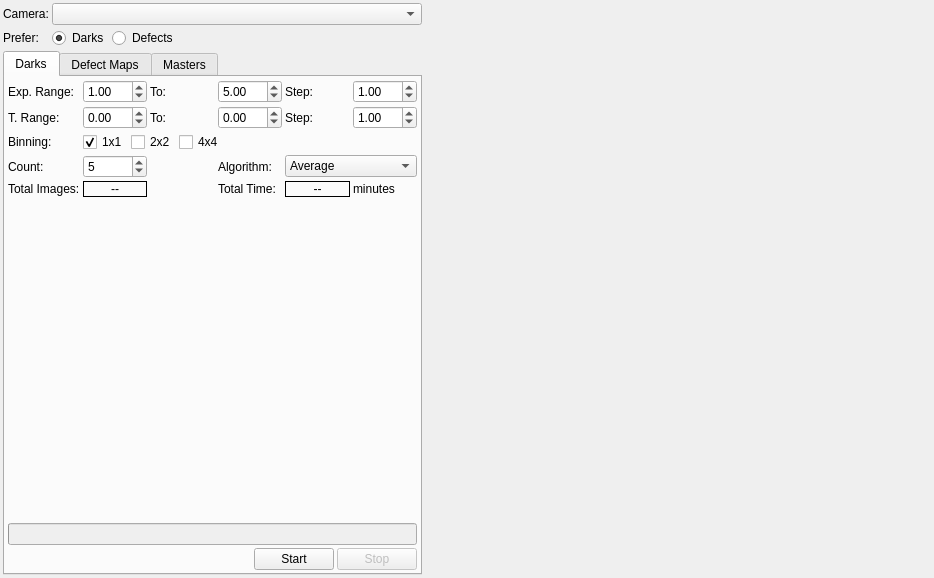
<?xml version="1.0" encoding="UTF-8"?>
<ui version="4.0">
 <class>DarkLibrary</class>
 <widget class="QWidget" name="DarkLibrary">
  <property name="geometry">
   <rect>
    <x>0</x>
    <y>0</y>
    <width>934</width>
    <height>578</height>
   </rect>
  </property>
  <property name="windowTitle">
   <string>Dark Library</string>
  </property>
  <layout class="QVBoxLayout" name="mainLayout">
   <property name="spacing">
    <number>3</number>
   </property>
   <property name="leftMargin">
    <number>3</number>
   </property>
   <property name="topMargin">
    <number>3</number>
   </property>
   <property name="rightMargin">
    <number>3</number>
   </property>
   <property name="bottomMargin">
    <number>3</number>
   </property>
   <item>
    <layout class="QHBoxLayout" name="horizontalLayout_10" stretch="1,2">
     <item>
      <layout class="QVBoxLayout" name="leftLayout">
       <item>
        <layout class="QHBoxLayout" name="horizontalLayout_9">
         <item>
          <layout class="QVBoxLayout" name="verticalLayout_2">
           <item>
            <widget class="QLabel" name="label_25">
             <property name="sizePolicy">
              <sizepolicy hsizetype="Preferred" vsizetype="Preferred">
               <horstretch>0</horstretch>
               <verstretch>0</verstretch>
              </sizepolicy>
             </property>
             <property name="text">
              <string>Camera:</string>
             </property>
            </widget>
           </item>
           <item>
            <widget class="QLabel" name="label_27">
             <property name="text">
              <string>Prefer:</string>
             </property>
            </widget>
           </item>
          </layout>
         </item>
         <item>
          <layout class="QVBoxLayout" name="verticalLayout_5">
           <item>
            <layout class="QHBoxLayout" name="horizontalLayout_8">
             <item>
              <widget class="QComboBox" name="cameraS">
               <property name="sizePolicy">
                <sizepolicy hsizetype="MinimumExpanding" vsizetype="Fixed">
                 <horstretch>0</horstretch>
                 <verstretch>0</verstretch>
                </sizepolicy>
               </property>
              </widget>
             </item>
            </layout>
           </item>
           <item>
            <layout class="QHBoxLayout" name="horizontalLayout_7">
             <item>
              <widget class="QRadioButton" name="preferDarksRadio">
               <property name="toolTip">
                <string>For the selected camera, remove noise by means of dark frame substraction.</string>
               </property>
               <property name="text">
                <string>Darks</string>
               </property>
               <property name="checked">
                <bool>true</bool>
               </property>
               <attribute name="buttonGroup">
                <string notr="true">darkHandlingButtonGroup</string>
               </attribute>
              </widget>
             </item>
             <item>
              <widget class="QRadioButton" name="preferDefectsRadio">
               <property name="toolTip">
                <string>For the selected camera, remove noise by means of defect map filtering.</string>
               </property>
               <property name="text">
                <string>Defects</string>
               </property>
               <attribute name="buttonGroup">
                <string notr="true">darkHandlingButtonGroup</string>
               </attribute>
              </widget>
             </item>
             <item>
              <spacer name="horizontalSpacer_6">
               <property name="orientation">
                <enum>Qt::Horizontal</enum>
               </property>
               <property name="sizeHint" stdset="0">
                <size>
                 <width>40</width>
                 <height>20</height>
                </size>
               </property>
              </spacer>
             </item>
            </layout>
           </item>
          </layout>
         </item>
        </layout>
       </item>
       <item>
        <widget class="QTabWidget" name="darkTabsWidget">
         <property name="currentIndex">
          <number>0</number>
         </property>
         <widget class="QWidget" name="darkTab">
          <attribute name="title">
           <string>Darks</string>
          </attribute>
          <layout class="QVBoxLayout" name="verticalLayout_3">
           <property name="spacing">
            <number>3</number>
           </property>
           <property name="leftMargin">
            <number>3</number>
           </property>
           <property name="topMargin">
            <number>3</number>
           </property>
           <property name="rightMargin">
            <number>3</number>
           </property>
           <property name="bottomMargin">
            <number>3</number>
           </property>
           <item>
            <layout class="QGridLayout" name="gridLayout">
             <property name="spacing">
              <number>3</number>
             </property>
             <item row="0" column="1">
              <widget class="QDoubleSpinBox" name="minExposureSpin">
               <property name="toolTip">
                <string>Minimum exposure time in seconds.</string>
               </property>
               <property name="minimum">
                <double>0.010000000000000</double>
               </property>
               <property name="maximum">
                <double>60.000000000000000</double>
               </property>
               <property name="value">
                <double>1.000000000000000</double>
               </property>
              </widget>
             </item>
             <item row="1" column="0">
              <widget class="QLabel" name="temperatureLabel">
               <property name="text">
                <string>T. Range:</string>
               </property>
              </widget>
             </item>
             <item row="3" column="0">
              <widget class="QLabel" name="label_12">
               <property name="text">
                <string>Count:</string>
               </property>
              </widget>
             </item>
             <item row="1" column="3">
              <widget class="QDoubleSpinBox" name="maxTemperatureSpin">
               <property name="minimum">
                <double>-50.000000000000000</double>
               </property>
               <property name="maximum">
                <double>20.000000000000000</double>
               </property>
               <property name="value">
                <double>0.000000000000000</double>
               </property>
              </widget>
             </item>
             <item row="3" column="1">
              <widget class="QSpinBox" name="countSpin">
               <property name="toolTip">
                <string>Captures per configuration. This number of images would be averaged to produce the master dark frame.</string>
               </property>
               <property name="minimum">
                <number>3</number>
               </property>
               <property name="maximum">
                <number>20</number>
               </property>
               <property name="value">
                <number>5</number>
               </property>
              </widget>
             </item>
             <item row="2" column="1" colspan="5">
              <layout class="QHBoxLayout" name="horizontalLayout_2">
               <property name="spacing">
                <number>3</number>
               </property>
               <item>
                <widget class="QCheckBox" name="bin1Check">
                 <property name="text">
                  <string>1x1</string>
                 </property>
                 <property name="checked">
                  <bool>true</bool>
                 </property>
                 <attribute name="buttonGroup">
                  <string notr="true">binningButtonGroup</string>
                 </attribute>
                </widget>
               </item>
               <item>
                <widget class="QCheckBox" name="bin2Check">
                 <property name="text">
                  <string>2x2</string>
                 </property>
                 <attribute name="buttonGroup">
                  <string notr="true">binningButtonGroup</string>
                 </attribute>
                </widget>
               </item>
               <item>
                <widget class="QCheckBox" name="bin4Check">
                 <property name="text">
                  <string>4x4</string>
                 </property>
                 <attribute name="buttonGroup">
                  <string notr="true">binningButtonGroup</string>
                 </attribute>
                </widget>
               </item>
               <item>
                <spacer name="horizontalSpacer_3">
                 <property name="orientation">
                  <enum>Qt::Horizontal</enum>
                 </property>
                 <property name="sizeHint" stdset="0">
                  <size>
                   <width>40</width>
                   <height>20</height>
                  </size>
                 </property>
                </spacer>
               </item>
              </layout>
             </item>
             <item row="0" column="5">
              <widget class="QDoubleSpinBox" name="exposureStepSin">
               <property name="toolTip">
                <string>Step size in seconds</string>
               </property>
               <property name="minimum">
                <double>0.500000000000000</double>
               </property>
               <property name="maximum">
                <double>20.000000000000000</double>
               </property>
               <property name="value">
                <double>1.000000000000000</double>
               </property>
              </widget>
             </item>
             <item row="0" column="0">
              <widget class="QLabel" name="label">
               <property name="text">
                <string>Exp. Range:</string>
               </property>
              </widget>
             </item>
             <item row="0" column="2">
              <widget class="QLabel" name="label_2">
               <property name="text">
                <string>To:</string>
               </property>
              </widget>
             </item>
             <item row="0" column="4">
              <widget class="QLabel" name="label_3">
               <property name="text">
                <string>Step:</string>
               </property>
              </widget>
             </item>
             <item row="0" column="3">
              <widget class="QDoubleSpinBox" name="maxExposureSpin">
               <property name="toolTip">
                <string>Maximum exposure time in seconds.</string>
               </property>
               <property name="minimum">
                <double>0.010000000000000</double>
               </property>
               <property name="maximum">
                <double>60.000000000000000</double>
               </property>
               <property name="value">
                <double>5.000000000000000</double>
               </property>
              </widget>
             </item>
             <item row="1" column="2">
              <widget class="QLabel" name="temperatureToLabel">
               <property name="text">
                <string>To:</string>
               </property>
              </widget>
             </item>
             <item row="1" column="5">
              <widget class="QDoubleSpinBox" name="temperatureStepSpin">
               <property name="minimum">
                <double>0.500000000000000</double>
               </property>
               <property name="maximum">
                <double>20.000000000000000</double>
               </property>
               <property name="value">
                <double>1.000000000000000</double>
               </property>
              </widget>
             </item>
             <item row="1" column="1">
              <widget class="QDoubleSpinBox" name="minTemperatureSpin">
               <property name="minimum">
                <double>-50.000000000000000</double>
               </property>
               <property name="maximum">
                <double>20.000000000000000</double>
               </property>
               <property name="value">
                <double>0.000000000000000</double>
               </property>
              </widget>
             </item>
             <item row="1" column="4">
              <widget class="QLabel" name="temperatureStepLabel">
               <property name="text">
                <string>Step:</string>
               </property>
              </widget>
             </item>
             <item row="2" column="0">
              <widget class="QLabel" name="label_11">
               <property name="text">
                <string>Binning:</string>
               </property>
              </widget>
             </item>
             <item row="3" column="3">
              <widget class="QLabel" name="label_5">
               <property name="text">
                <string>Algorithm:</string>
               </property>
              </widget>
             </item>
             <item row="3" column="4" colspan="2">
              <widget class="QComboBox" name="combinAlgorithmCombo">
               <item>
                <property name="text">
                 <string>Average</string>
                </property>
               </item>
              </widget>
             </item>
             <item row="4" column="3">
              <widget class="QLabel" name="label_13">
               <property name="text">
                <string>Total Time:</string>
               </property>
              </widget>
             </item>
             <item row="4" column="4">
              <widget class="QLabel" name="totalTime">
               <property name="toolTip">
                <string>Total estimated time until all dark frames are captured and processed.</string>
               </property>
               <property name="frameShape">
                <enum>QFrame::Box</enum>
               </property>
               <property name="text">
                <string>--</string>
               </property>
               <property name="alignment">
                <set>Qt::AlignCenter</set>
               </property>
              </widget>
             </item>
             <item row="4" column="5">
              <widget class="QLabel" name="label_14">
               <property name="text">
                <string>minutes</string>
               </property>
              </widget>
             </item>
             <item row="4" column="0">
              <widget class="QLabel" name="label_9">
               <property name="text">
                <string>Total Images:</string>
               </property>
              </widget>
             </item>
             <item row="4" column="1">
              <widget class="QLabel" name="totalImages">
               <property name="frameShape">
                <enum>QFrame::Box</enum>
               </property>
               <property name="text">
                <string>--</string>
               </property>
               <property name="alignment">
                <set>Qt::AlignCenter</set>
               </property>
              </widget>
             </item>
            </layout>
           </item>
           <item>
            <spacer name="verticalSpacer">
             <property name="orientation">
              <enum>Qt::Vertical</enum>
             </property>
             <property name="sizeHint" stdset="0">
              <size>
               <width>20</width>
               <height>144</height>
              </size>
             </property>
            </spacer>
           </item>
           <item>
            <widget class="QProgressBar" name="darkProgress">
             <property name="enabled">
              <bool>false</bool>
             </property>
             <property name="value">
              <number>0</number>
             </property>
             <property name="textVisible">
              <bool>false</bool>
             </property>
             <property name="invertedAppearance">
              <bool>false</bool>
             </property>
             <property name="format">
              <string>%v/%m</string>
             </property>
            </widget>
           </item>
           <item>
            <layout class="QHBoxLayout" name="horizontalLayout">
             <property name="spacing">
              <number>3</number>
             </property>
             <item>
              <spacer name="horizontalSpacer">
               <property name="orientation">
                <enum>Qt::Horizontal</enum>
               </property>
               <property name="sizeHint" stdset="0">
                <size>
                 <width>40</width>
                 <height>20</height>
                </size>
               </property>
              </spacer>
             </item>
             <item>
              <widget class="QPushButton" name="startB">
               <property name="text">
                <string>Start</string>
               </property>
              </widget>
             </item>
             <item>
              <widget class="QPushButton" name="stopB">
               <property name="enabled">
                <bool>false</bool>
               </property>
               <property name="text">
                <string>Stop</string>
               </property>
              </widget>
             </item>
            </layout>
           </item>
          </layout>
         </widget>
         <widget class="QWidget" name="defectMapsTab">
          <attribute name="title">
           <string>Defect Maps</string>
          </attribute>
          <layout class="QVBoxLayout" name="verticalLayout_4">
           <property name="spacing">
            <number>3</number>
           </property>
           <property name="leftMargin">
            <number>3</number>
           </property>
           <property name="topMargin">
            <number>3</number>
           </property>
           <property name="rightMargin">
            <number>3</number>
           </property>
           <property name="bottomMargin">
            <number>3</number>
           </property>
           <item>
            <layout class="QHBoxLayout" name="horizontalLayout_3">
             <property name="spacing">
              <number>3</number>
             </property>
             <item>
              <widget class="QLabel" name="label_4">
               <property name="text">
                <string>Master Dark:</string>
               </property>
              </widget>
             </item>
             <item>
              <widget class="QComboBox" name="masterDarksCombo">
               <property name="sizePolicy">
                <sizepolicy hsizetype="MinimumExpanding" vsizetype="Fixed">
                 <horstretch>0</horstretch>
                 <verstretch>0</verstretch>
                </sizepolicy>
               </property>
               <property name="minimumSize">
                <size>
                 <width>0</width>
                 <height>32</height>
                </size>
               </property>
              </widget>
             </item>
             <item>
              <spacer name="horizontalSpacer_5">
               <property name="orientation">
                <enum>Qt::Horizontal</enum>
               </property>
               <property name="sizeHint" stdset="0">
                <size>
                 <width>40</width>
                 <height>20</height>
                </size>
               </property>
              </spacer>
             </item>
            </layout>
           </item>
           <item>
            <widget class="QGroupBox" name="groupBox">
             <property name="title">
              <string>Info</string>
             </property>
             <layout class="QGridLayout" name="gridLayout_2">
              <property name="leftMargin">
               <number>3</number>
              </property>
              <property name="topMargin">
               <number>3</number>
              </property>
              <property name="rightMargin">
               <number>3</number>
              </property>
              <property name="bottomMargin">
               <number>3</number>
              </property>
              <property name="spacing">
               <number>3</number>
              </property>
              <item row="0" column="0">
               <widget class="QLabel" name="label_15">
                <property name="text">
                 <string>Time:</string>
                </property>
               </widget>
              </item>
              <item row="0" column="1">
               <widget class="QLabel" name="masterTime">
                <property name="frameShape">
                 <enum>QFrame::Box</enum>
                </property>
                <property name="midLineWidth">
                 <number>0</number>
                </property>
                <property name="text">
                 <string>--</string>
                </property>
                <property name="alignment">
                 <set>Qt::AlignCenter</set>
                </property>
               </widget>
              </item>
              <item row="0" column="2">
               <widget class="QLabel" name="label_16">
                <property name="text">
                 <string>Exposure:</string>
                </property>
               </widget>
              </item>
              <item row="0" column="3">
               <widget class="QLabel" name="masterExposure">
                <property name="frameShape">
                 <enum>QFrame::Box</enum>
                </property>
                <property name="text">
                 <string>--</string>
                </property>
                <property name="alignment">
                 <set>Qt::AlignCenter</set>
                </property>
               </widget>
              </item>
              <item row="1" column="0">
               <widget class="QLabel" name="label_17">
                <property name="text">
                 <string>Temperature:</string>
                </property>
               </widget>
              </item>
              <item row="1" column="1">
               <widget class="QLabel" name="masterTemperature">
                <property name="frameShape">
                 <enum>QFrame::Box</enum>
                </property>
                <property name="text">
                 <string>--</string>
                </property>
                <property name="alignment">
                 <set>Qt::AlignCenter</set>
                </property>
               </widget>
              </item>
              <item row="1" column="2">
               <widget class="QLabel" name="label_18">
                <property name="text">
                 <string>Mean:</string>
                </property>
               </widget>
              </item>
              <item row="1" column="3">
               <widget class="QLabel" name="masterMean">
                <property name="frameShape">
                 <enum>QFrame::Box</enum>
                </property>
                <property name="text">
                 <string>--</string>
                </property>
                <property name="alignment">
                 <set>Qt::AlignCenter</set>
                </property>
               </widget>
              </item>
              <item row="2" column="0">
               <widget class="QLabel" name="label_19">
                <property name="text">
                 <string>Median:</string>
                </property>
               </widget>
              </item>
              <item row="2" column="1">
               <widget class="QLabel" name="masterMedian">
                <property name="frameShape">
                 <enum>QFrame::Box</enum>
                </property>
                <property name="text">
                 <string>--</string>
                </property>
                <property name="alignment">
                 <set>Qt::AlignCenter</set>
                </property>
               </widget>
              </item>
              <item row="2" column="2">
               <widget class="QLabel" name="label_20">
                <property name="text">
                 <string>Std. Deviation:</string>
                </property>
               </widget>
              </item>
              <item row="2" column="3">
               <widget class="QLabel" name="masterDeviation">
                <property name="frameShape">
                 <enum>QFrame::Box</enum>
                </property>
                <property name="text">
                 <string>--</string>
                </property>
                <property name="alignment">
                 <set>Qt::AlignCenter</set>
                </property>
               </widget>
              </item>
             </layout>
            </widget>
           </item>
           <item>
            <widget class="QGroupBox" name="groupBox_2">
             <property name="title">
              <string>Bad Pixels</string>
             </property>
             <layout class="QGridLayout" name="gridLayout_4">
              <property name="leftMargin">
               <number>3</number>
              </property>
              <property name="topMargin">
               <number>3</number>
              </property>
              <property name="rightMargin">
               <number>3</number>
              </property>
              <property name="bottomMargin">
               <number>3</number>
              </property>
              <property name="spacing">
               <number>3</number>
              </property>
              <item row="0" column="0">
               <widget class="QLabel" name="label_21">
                <property name="text">
                 <string>Hot Pixels</string>
                </property>
               </widget>
              </item>
              <item row="1" column="3">
               <widget class="QSpinBox" name="coldPixelsCount">
                <property name="toolTip">
                 <string>Detected pixels after aggressiveness filter</string>
                </property>
                <property name="readOnly">
                 <bool>true</bool>
                </property>
                <property name="maximum">
                 <number>10000</number>
                </property>
               </widget>
              </item>
              <item row="1" column="0">
               <widget class="QLabel" name="label_22">
                <property name="text">
                 <string>Cold Pixels</string>
                </property>
               </widget>
              </item>
              <item row="1" column="5">
               <widget class="QCheckBox" name="coldPixelsEnabled">
                <property name="toolTip">
                 <string>Enable cold pixel detection in the master dark frame.</string>
                </property>
                <property name="text">
                 <string>Enabled</string>
                </property>
                <property name="checked">
                 <bool>true</bool>
                </property>
               </widget>
              </item>
              <item row="0" column="4">
               <layout class="QHBoxLayout" name="horizontalLayout_4">
                <property name="spacing">
                 <number>3</number>
                </property>
                <item>
                 <widget class="QSlider" name="aggresivenessHotSlider">
                  <property name="toolTip">
                   <string>Aggressiveness level. Increase value to include more hot pixels. Click Generate Map to execute.</string>
                  </property>
                  <property name="maximum">
                   <number>100</number>
                  </property>
                  <property name="singleStep">
                   <number>5</number>
                  </property>
                  <property name="value">
                   <number>75</number>
                  </property>
                  <property name="orientation">
                   <enum>Qt::Horizontal</enum>
                  </property>
                 </widget>
                </item>
                <item>
                 <widget class="QSpinBox" name="aggresivenessHotSpin">
                  <property name="maximum">
                   <number>100</number>
                  </property>
                  <property name="value">
                   <number>75</number>
                  </property>
                 </widget>
                </item>
               </layout>
              </item>
              <item row="0" column="5">
               <widget class="QCheckBox" name="hotPixelsEnabled">
                <property name="toolTip">
                 <string>Enable detection of hot pixels in the master dark frame.</string>
                </property>
                <property name="text">
                 <string>Enabled</string>
                </property>
                <property name="checked">
                 <bool>true</bool>
                </property>
               </widget>
              </item>
              <item row="1" column="4">
               <layout class="QHBoxLayout" name="horizontalLayout_5">
                <property name="spacing">
                 <number>3</number>
                </property>
                <item>
                 <widget class="QSlider" name="aggresivenessColdSlider">
                  <property name="toolTip">
                   <string>Aggressiveness level. Increase value to include more cold pixels.  Click Generate Map to execute.</string>
                  </property>
                  <property name="maximum">
                   <number>100</number>
                  </property>
                  <property name="singleStep">
                   <number>5</number>
                  </property>
                  <property name="value">
                   <number>75</number>
                  </property>
                  <property name="orientation">
                   <enum>Qt::Horizontal</enum>
                  </property>
                 </widget>
                </item>
                <item>
                 <widget class="QSpinBox" name="aggresivenessColdSpin">
                  <property name="maximum">
                   <number>100</number>
                  </property>
                  <property name="value">
                   <number>75</number>
                  </property>
                 </widget>
                </item>
               </layout>
              </item>
              <item row="0" column="3">
               <widget class="QSpinBox" name="hotPixelsCount">
                <property name="toolTip">
                 <string>Detected pixels after aggressiveness filter</string>
                </property>
                <property name="readOnly">
                 <bool>true</bool>
                </property>
                <property name="maximum">
                 <number>10000</number>
                </property>
               </widget>
              </item>
             </layout>
            </widget>
           </item>
           <item>
            <layout class="QHBoxLayout" name="horizontalLayout_6">
             <property name="spacing">
              <number>3</number>
             </property>
             <item>
              <widget class="QPushButton" name="resetMapParametersB">
               <property name="minimumSize">
                <size>
                 <width>0</width>
                 <height>32</height>
                </size>
               </property>
               <property name="toolTip">
                <string>Reset aggressiveness sliders to default values.</string>
               </property>
               <property name="text">
                <string>Reset</string>
               </property>
              </widget>
             </item>
             <item>
              <spacer name="horizontalSpacer_4">
               <property name="orientation">
                <enum>Qt::Horizontal</enum>
               </property>
               <property name="sizeHint" stdset="0">
                <size>
                 <width>40</width>
                 <height>20</height>
                </size>
               </property>
              </spacer>
             </item>
             <item>
              <widget class="QPushButton" name="generateMapB">
               <property name="minimumSize">
                <size>
                 <width>0</width>
                 <height>32</height>
                </size>
               </property>
               <property name="toolTip">
                <string>Detect hot and cold pixels within the aggressiveness threshold.</string>
               </property>
               <property name="text">
                <string>Generate Map</string>
               </property>
              </widget>
             </item>
             <item>
              <widget class="QPushButton" name="saveMapB">
               <property name="minimumSize">
                <size>
                 <width>32</width>
                 <height>32</height>
                </size>
               </property>
               <property name="maximumSize">
                <size>
                 <width>32</width>
                 <height>32</height>
                </size>
               </property>
               <property name="toolTip">
                <string>Save defect map to disk once the map results are satisfactory.</string>
               </property>
               <property name="text">
                <string/>
               </property>
               <property name="icon">
                <iconset theme="document-save">
                 <normaloff>.</normaloff>.</iconset>
               </property>
               <property name="iconSize">
                <size>
                 <width>28</width>
                 <height>28</height>
                </size>
               </property>
              </widget>
             </item>
            </layout>
           </item>
           <item>
            <widget class="FITSHistogramView" name="histogramView" native="true">
             <property name="enabled">
              <bool>false</bool>
             </property>
             <property name="sizePolicy">
              <sizepolicy hsizetype="MinimumExpanding" vsizetype="MinimumExpanding">
               <horstretch>0</horstretch>
               <verstretch>0</verstretch>
              </sizepolicy>
             </property>
             <property name="minimumSize">
              <size>
               <width>200</width>
               <height>100</height>
              </size>
             </property>
            </widget>
           </item>
          </layout>
         </widget>
         <widget class="QWidget" name="mastersTab">
          <attribute name="title">
           <string>Masters</string>
          </attribute>
          <layout class="QVBoxLayout" name="verticalLayout">
           <property name="spacing">
            <number>3</number>
           </property>
           <property name="leftMargin">
            <number>3</number>
           </property>
           <property name="topMargin">
            <number>3</number>
           </property>
           <property name="rightMargin">
            <number>3</number>
           </property>
           <property name="bottomMargin">
            <number>3</number>
           </property>
           <item>
            <layout class="QGridLayout" name="gridLayout_3">
             <property name="spacing">
              <number>3</number>
             </property>
             <item row="2" column="4">
              <widget class="QPushButton" name="clearRowB">
               <property name="toolTip">
                <string>Remove one row from the database and delete the associated dark frame from disk</string>
               </property>
               <property name="text">
                <string>Clear Row</string>
               </property>
              </widget>
             </item>
             <item row="2" column="0">
              <widget class="QLabel" name="label_7">
               <property name="toolTip">
                <string>Maximum acceptable difference between current and recorded dark frame temperature set point. When the difference exceeds this value, a new dark frame shall be captured for this set point.</string>
               </property>
               <property name="text">
                <string>T. Threshold:</string>
               </property>
              </widget>
             </item>
             <item row="2" column="6">
              <widget class="QPushButton" name="clearAllB">
               <property name="toolTip">
                <string>Remove all dark frames data and files</string>
               </property>
               <property name="text">
                <string>Clear All</string>
               </property>
              </widget>
             </item>
             <item row="2" column="2">
              <widget class="QLabel" name="label_8">
               <property name="text">
                <string>° C</string>
               </property>
              </widget>
             </item>
             <item row="0" column="0">
              <widget class="QLabel" name="label_6">
               <property name="toolTip">
                <string>Reuse dark frames from the dark library for this many days. If exceeded, a new dark frame shall be captured and stored for future use.</string>
               </property>
               <property name="text">
                <string>Dark Validity</string>
               </property>
              </widget>
             </item>
             <item row="0" column="3">
              <spacer name="horizontalSpacer_2">
               <property name="orientation">
                <enum>Qt::Horizontal</enum>
               </property>
               <property name="sizeHint" stdset="0">
                <size>
                 <width>40</width>
                 <height>20</height>
                </size>
               </property>
              </spacer>
             </item>
             <item row="2" column="1">
              <widget class="QDoubleSpinBox" name="kcfg_MaxDarkTemperatureDiff">
               <property name="minimum">
                <double>0.100000000000000</double>
               </property>
               <property name="maximum">
                <double>30.000000000000000</double>
               </property>
               <property name="singleStep">
                <double>0.100000000000000</double>
               </property>
               <property name="value">
                <double>0.100000000000000</double>
               </property>
              </widget>
             </item>
             <item row="0" column="6">
              <widget class="QPushButton" name="openDarksFolderB">
               <property name="toolTip">
                <string>Open folder where dark frames are stored</string>
               </property>
               <property name="text">
                <string>Darks Folder</string>
               </property>
              </widget>
             </item>
             <item row="0" column="1">
              <widget class="QSpinBox" name="kcfg_DarkLibraryDuration">
               <property name="maximum">
                <number>365</number>
               </property>
               <property name="singleStep">
                <number>10</number>
               </property>
              </widget>
             </item>
             <item row="0" column="2">
              <widget class="QLabel" name="label_10">
               <property name="text">
                <string>days</string>
               </property>
              </widget>
             </item>
             <item row="2" column="5">
              <widget class="QPushButton" name="clearExpiredB">
               <property name="text">
                <string>Clear Expired</string>
               </property>
              </widget>
             </item>
             <item row="0" column="5">
              <widget class="QPushButton" name="refreshB">
               <property name="text">
                <string>Refresh</string>
               </property>
              </widget>
             </item>
            </layout>
           </item>
           <item>
            <widget class="QTableView" name="darkTableView">
             <property name="toolTip">
              <string>Double click to load dark frame</string>
             </property>
             <property name="editTriggers">
              <set>QAbstractItemView::NoEditTriggers</set>
             </property>
             <property name="alternatingRowColors">
              <bool>true</bool>
             </property>
             <property name="selectionMode">
              <enum>QAbstractItemView::SingleSelection</enum>
             </property>
             <property name="selectionBehavior">
              <enum>QAbstractItemView::SelectRows</enum>
             </property>
             <property name="sortingEnabled">
              <bool>true</bool>
             </property>
             <attribute name="horizontalHeaderStretchLastSection">
              <bool>true</bool>
             </attribute>
            </widget>
           </item>
          </layout>
         </widget>
        </widget>
       </item>
      </layout>
     </item>
     <item>
      <widget class="QWidget" name="darkWidget" native="true">
       <property name="sizePolicy">
        <sizepolicy hsizetype="Expanding" vsizetype="Expanding">
         <horstretch>0</horstretch>
         <verstretch>0</verstretch>
        </sizepolicy>
       </property>
       <property name="minimumSize">
        <size>
         <width>320</width>
         <height>240</height>
        </size>
       </property>
       <property name="maximumSize">
        <size>
         <width>16777215</width>
         <height>16777215</height>
        </size>
       </property>
       <property name="sizeIncrement">
        <size>
         <width>40</width>
         <height>30</height>
        </size>
       </property>
      </widget>
     </item>
    </layout>
   </item>
  </layout>
 </widget>
 <customwidgets>
  <customwidget>
   <class>FITSHistogramView</class>
   <extends>QWidget</extends>
   <header>fitsviewer/fitshistogramview.h</header>
   <container>1</container>
  </customwidget>
 </customwidgets>
 <resources/>
 <connections/>
 <buttongroups>
  <buttongroup name="binningButtonGroup">
   <property name="exclusive">
    <bool>false</bool>
   </property>
  </buttongroup>
  <buttongroup name="darkHandlingButtonGroup"/>
 </buttongroups>
</ui>
